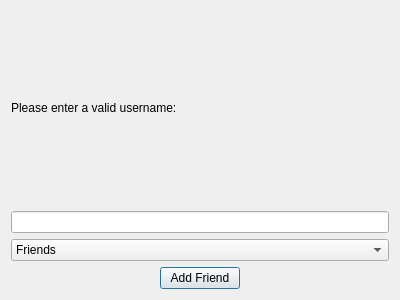
<?xml version="1.0" encoding="UTF-8"?>
<ui version="4.0">
 <class>AddFriend</class>
 <widget class="QDialog" name="AddFriend">
  <property name="geometry">
   <rect>
    <x>0</x>
    <y>0</y>
    <width>400</width>
    <height>300</height>
   </rect>
  </property>
  <property name="minimumSize">
   <size>
    <width>0</width>
    <height>300</height>
   </size>
  </property>
  <property name="windowTitle">
   <string>Add Friend</string>
  </property>
  <layout class="QVBoxLayout" name="verticalLayout">
   <item>
    <widget class="QLabel" name="label">
     <property name="text">
      <string>Please enter a valid username:</string>
     </property>
    </widget>
   </item>
   <item>
    <widget class="QLineEdit" name="name"/>
   </item>
   <item>
    <widget class="QComboBox" name="privacy">
     <item>
      <property name="text">
       <string>Friends</string>
      </property>
     </item>
     <item>
      <property name="text">
       <string>Close Friends</string>
      </property>
     </item>
    </widget>
   </item>
   <item>
    <layout class="QHBoxLayout" name="horizontalLayout">
     <item>
      <spacer name="horizontalSpacer">
       <property name="orientation">
        <enum>Qt::Horizontal</enum>
       </property>
       <property name="sizeHint" stdset="0">
        <size>
         <width>40</width>
         <height>20</height>
        </size>
       </property>
      </spacer>
     </item>
     <item>
      <widget class="QPushButton" name="enter">
       <property name="text">
        <string>Add Friend</string>
       </property>
      </widget>
     </item>
     <item>
      <spacer name="horizontalSpacer_2">
       <property name="orientation">
        <enum>Qt::Horizontal</enum>
       </property>
       <property name="sizeHint" stdset="0">
        <size>
         <width>40</width>
         <height>20</height>
        </size>
       </property>
      </spacer>
     </item>
    </layout>
   </item>
  </layout>
 </widget>
 <resources/>
 <connections/>
</ui>
